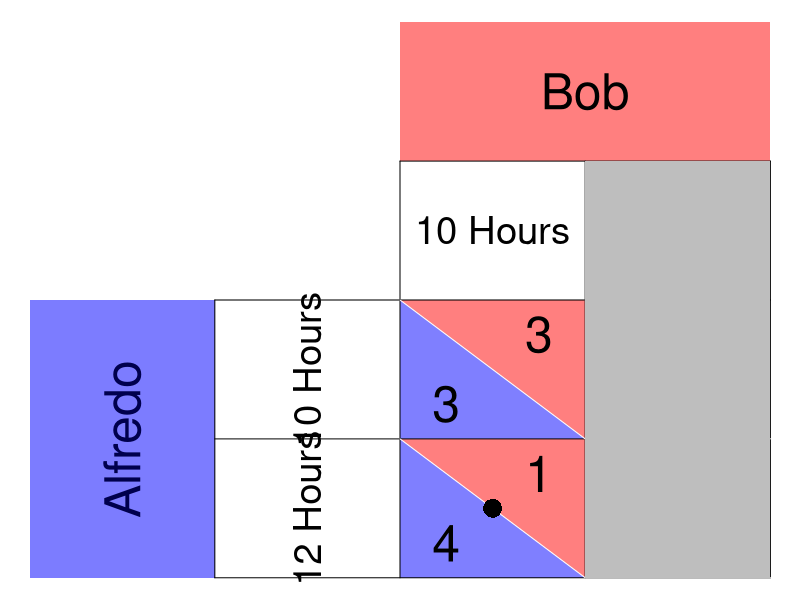

The R source for this figure:
require(ggplot2)
require(shape)
pdf(file = "society/matrix_fishermen_bestresponse_step1.pdf", width = 9, height = 7)

par(mar =  c(0, 0, 0, 0))
xlims <- c(0, 8)
ylims <- c(0, 8)

#TextSizes
PlayerSize <- 3
StratSize <- 2.3
PayoffSize <- 3

#Payoffs are listed as c("NW", "SW", "NE", "SE")

#Considerations for Player 1
P1Name <- c("Alfredo")
P1Strat <- c("10 Hours", "12 Hours")
P1Payoffs <- c("3", "4", "1", "2")
P1BR1 <- c("SW") #Must be NW or SW - the BR prints accordingly. 
P1BR2 <- c("SE") #Must be NE or SE - the BR prints accordingly. 
P1bestsize <- 2.5 #Adjusts size of point indicating best response of P1
#NW = (5, 3); SW = (5,1); NE = (7, 3); SE = (7, 1)

#Considerations for Player 2
P2Name <- c("Bob")
P2Strat <- c("10 Hours", "12 Hours")
P2Payoffs <- c("3", "1", "4", "2")
P2BR1 <- c("NE") #Must be NW or SW - the BR prints accordingly. 
P2BR2 <- c("SE") #Must be NE or SE - the BR prints accordingly. 
P2bestsize <- 4 #Adjusts size of circle indicating best response of P1

plot(0, 0, xlim = xlims, ylim = ylims, type = "n",
     xlab = expression(""),
     ylab = expression(""),
     xaxt = "n", 
     yaxt = "n", 
     cex.lab = 2, 
     bty = "n")



#Color and label for Player 1 and their strategies
polygon(c(0,0,2,2,0), c(0,4,4,0,0), col=rgb(0, 0, 1, 0.3), density=NULL, border = NA)
text(1, 2, P1Name[1], srt = 90, cex = PlayerSize)

polygon(c(0,0,2,2,0), c(0,4,4,0,0), col=rgb(0, 0, 1, 0.3), density=NULL, border = NA)
text(3, 3, P1Strat[1], cex = StratSize, srt = 90)
text(3, 1, P1Strat[2], cex = StratSize, srt = 90)


#Color and label for Player 2
polygon(c(4,4,8,8,4), c(8,6,6,8,8), col=rgb(1, 0, 0, 0.5), density=NULL, border = NA)
text(6, 7, P2Name[1], cex = PlayerSize)

text(5, 5, P2Strat[1], cex = StratSize)
text(7, 5, P2Strat[2], cex = StratSize)

#NorthWest cell 
#P1
polygon(c(4,4,6,4), c(4,2,2,4), col=rgb(0, 0, 1, 0.5), density=NULL, border = NA)
#P2
polygon(c(4,6,6,4), c(4,4,2,4), col=rgb(1, 0, 0, 0.5), density=NULL, border = NA)

#P1
text(4.5, 2.5, P1Payoffs[1], cex = PayoffSize)
#P2
text(5.5, 3.5, P2Payoffs[1], cex = PayoffSize)

#SouthWest cell  
#P1
polygon(c(4,4,6,4), c(2,0,0,2), col=rgb(0, 0, 1, 0.5), density=NULL, border = NA)
#P2
polygon(c(4,6,6,4), c(2,2,0,2), col=rgb(1, 0, 0, 0.5), density=NULL, border = NA)

#P1
text(4.5, 0.5, P1Payoffs[2], cex = PayoffSize)
#P2
text(5.5, 1.5, P2Payoffs[2], cex = PayoffSize)


#NorthEast cell 
#P1
polygon(c(6,6,8,6), c(4,2,2,4), col=rgb(0, 0, 1, 0.5), density=NULL, border = NA)
#P2
polygon(c(6,8,8,6), c(4,4,2,4), col=rgb(1, 0, 0, 0.5), density=NULL, border = NA)
#P1
text(6.5, 2.5, P1Payoffs[3], cex = PayoffSize)
#P2
text(7.5, 3.5, P2Payoffs[3], cex = PayoffSize)

#SouthEast cell 
#P1
polygon(c(6,6,8,6), c(2,0,0,2), col=rgb(0, 0, 1, 0.5), density=NULL, border = NA)
#P2
polygon(c(6,8,8,6), c(2,2,0,2), col=rgb(1, 0, 0, 0.5), density=NULL, border = NA)
#P1
text(6.5, 0.5, P1Payoffs[4], cex = PayoffSize)
#P2
text(7.5, 1.5, P2Payoffs[4], cex = PayoffSize)


#Lines for the Table
segments(8, 0, 8, 6, lty = 1, col = "black")
segments(4, 6, 8, 6, lty = 1, col = "black")
segments(2, 0, 2, 4, lty = 1, col = "black")
segments(2, 0, 8, 0, lty = 1, col = "black")
segments(2, 4, 8, 4, lty = 1, col = "black")
segments(4, 0, 4, 6, lty = 1, col = "black")
segments(2, 2, 8, 2, lty = 1, col = "black")
segments(6, 0, 6, 6, lty = 1, col = "black")

#Diagonals
#NW
segments(4, 4, 6, 2, lty = 1, col = "white")
#NE
segments(6, 4, 8, 2, lty = 1, col = "white")
#SW
segments(4, 2, 6, 0, lty = 1, col = "white")
#Se
segments(6, 2, 8, 0, lty = 1, col = "white")


#Best responses 
#P1 
if (P1BR1[1] == "NW"){
  points(5, 3, pch = 16, col = "black", cex = P1bestsize)
} else{points(5, 1, pch = 16, col = "black", cex = P1bestsize)
}

if (P1BR2[1] == "NE"){
  points(7, 3, pch = 16, col = "black", cex = P1bestsize)
} else{points(7, 1, pch = 16, col = "black", cex = P1bestsize)
}


#P2
# if (P2BR1[1] == "NW"){
#   points(5, 3, pch = 1, col = "black", cex = P2bestsize)
# } else{points(7, 3, pch = 1, col = "black", cex = P2bestsize)
# }
# 
# if (P2BR2[1] == "SW"){
#   points(5, 1, pch = 1, col = "black", cex = P2bestsize)
# } else{points(7, 1, pch = 1, col = "black", cex = P2bestsize)
# }


#Step 1 Polygon:
polygon(c(6,8,8,6,6), c(0,0,6,6,0), col= "gray", density=NULL, border = NA)

dev.off()
